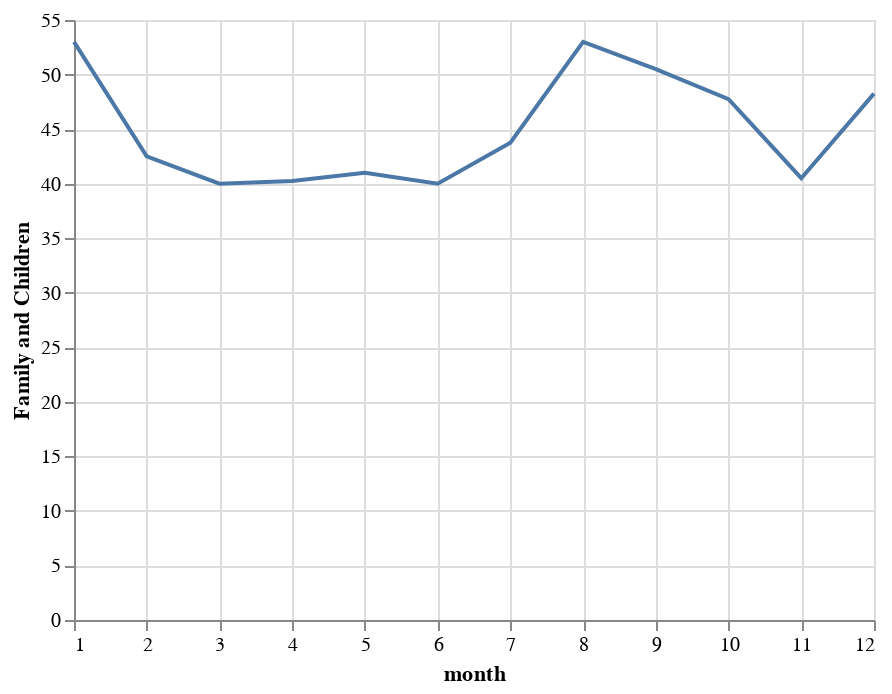

Write notebook code for a chart like this one.
### Code cell
alt.Chart(arizona_ts).mark_line().encode(
    x='month',
    y=alt.Y('Family and Children', scale=alt.Scale(type='linear', domain=(0, 55)))
)

### Figure 1 — Vega-Lite specification as saved in the notebook (floating-point values rounded to 4 significant figures)
{"config": {"view": {"continuousWidth": 400, "continuousHeight": 300}}, "data": {"name": "data-805f941aa20509903b86ea1a56d4f336"}, "mark": "line", "encoding": {"x": {"field": "month", "type": "quantitative"}, "y": {"field": "Family and Children", "scale": {"domain": [0, 55], "type": "linear"}, "type": "quantitative"}}, "$schema": "https://vega.github.io/schema/vega-lite/v4.17.0.json", "datasets": {"data-805f941aa20509903b86ea1a56d4f336": [{"month": 1, "Consumer Financial Questions": 9.5, "Education": 0.0, "Family and Children": 53.0, "Health and Disability": 1.0, "Housing and Homelessness": 21.75, "Income Maintenance": 2.0, "Individual Rights": 5.75, "Juvenile": 0.0, "Other": 34.5, "Work, Employment and Unemployment": 2.75}, {"month": 2, "Consumer Financial Questions": 7.5, "Education": 0.0, "Family and Children": 42.5, "Health and Disability": 1.75, "Housing and Homelessness": 13.75, "Income Maintenance": 0.75, "Individual Rights": 4.75, "Juvenile": 0.25, "Other": 24.25, "Work, Employment and Unemployment": 3.25}, {"month": 3, "Consumer Financial Questions": 10.0, "Education": 0.5, "Family and Children": 40.0, "Health and Disability": 1.75, "Housing and Homelessness": 12.25, "Income Maintenance": 0.75, "Individual Rights": 5.0, "Juvenile": 0.0, "Other": 20.75, "Work, Employment and Unemployment": 2.25}, {"month": 4, "Consumer Financial Questions": 5.75, "Education": 0.25, "Family and Children": 40.25, "Health and Disability": 1.0, "Housing and Homelessness": 14.25, "Income Maintenance": 1.5, "Individual Rights": 4.25, "Juvenile": 0.0, "Other": 25.5, "Work, Employment and Unemployment": 3.0}, {"month": 5, "Consumer Financial Questions": 8.0, "Education": 0.0, "Family and Children": 41.0, "Health and Disability": 0.5, "Housing and Homelessness": 16.75, "Income Maintenance": 0.75, "Individual Rights": 5.25, "Juvenile": 0.0, "Other": 25.5, "Work, Employment and Unemployment": 2.0}, {"month": 6, "Consumer Financial Questions": 8.0, "Education": 0.0, "Family and Children": 40.0, "Health and Disability": 0.75, "Housing and Homelessness": 13.75, "Income Maintenance": 1.0, "Individual Rights": 5.75, "Juvenile": 0.0, "Other": 34.0, "Work, Employment and Unemployment": 3.25}, {"month": 7, "Consumer Financial Questions": 8.0, "Education": 0.0, "Family and Children": 43.75, "Health and Disability": 1.5, "Housing and Homelessness": 16.5, "Income Maintenance": 0.5, "Individual Rights": 6.5, "Juvenile": 0.0, "Other": 33.75, "Work, Employment and Unemployment": 4.5}, {"month": 8, "Consumer Financial Questions": 11.25, "Education": 0.0, "Family and Children": 53.0, "Health and Disability": 1.0, "Housing and Homelessness": 23.25, "Income Maintenance": 1.25, "Individual Rights": 6.75, "Juvenile": 0.25, "Other": 42.75, "Work, Employment and Unemployment": 6.75}, {"month": 9, "Consumer Financial Questions": 7.75, "Education": 0.0, "Family and Children": 50.5, "Health and Disability": 1.5, "Housing and Homelessness": 26.75, "Income Maintenance": 1.25, "Individual Rights": 4.25, "Juvenile": 0.25, "Other": 26.0, "Work, Employment and Unemployment": 6.0}, {"month": 10, "Consumer Financial Questions": 7.25, "Education": 0.0, "Family and Children": 47.75, "Health and Disability": 2.0, "Housing and Homelessness": 23.0, "Income Maintenance": 1.25, "Individual Rights": 5.5, "Juvenile": 0.25, "Other": 31.0, "Work, Employment and Unemployment": 7.0}, {"month": 11, "Consumer Financial Questions": 7.75, "Education": 0.0, "Family and Children": 40.5, "Health and Disability": 0.75, "Housing and Homelessness": 22.25, "Income Maintenance": 1.0, "Individual Rights": 6.75, "Juvenile": 0.25, "Other": 23.5, "Work, Employment and Unemployment": 5.0}, {"month": 12, "Consumer Financial Questions": 7.5, "Education": 0.0, "Family and Children": 48.25, "Health and Disability": 0.75, "Housing and Homelessness": 20.75, "Income Maintenance": 0.5, "Individual Rights": 7.0, "Juvenile": 0.25, "Other": 31.75, "Work, Employment and Unemployment": 4.5}]}}
